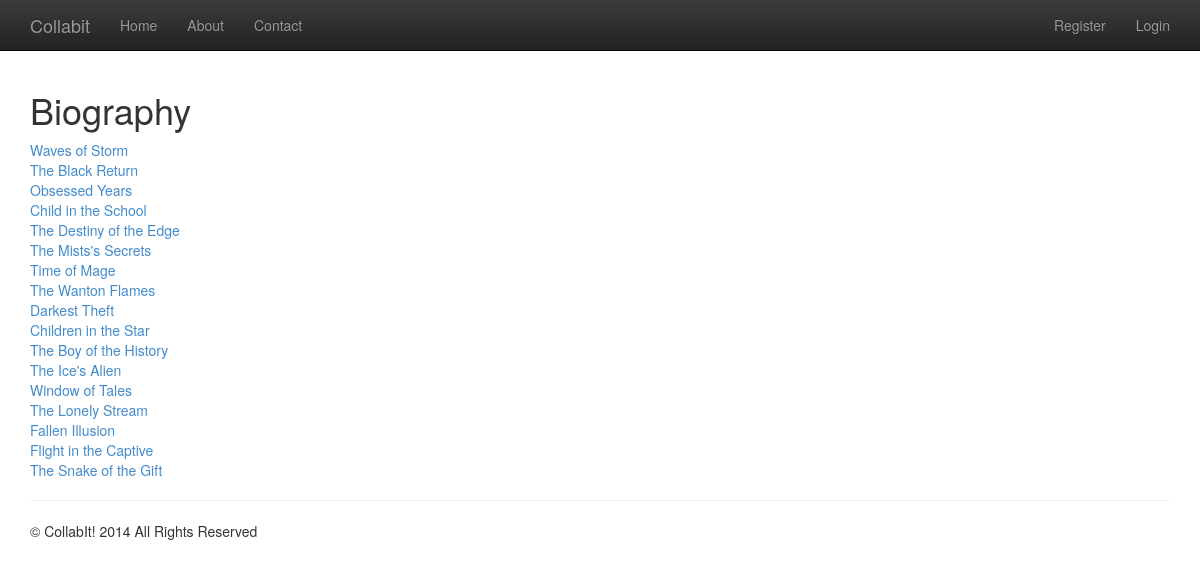
/ogidni/Biography/, run on the app's committed database.
### ogidni/models.py (models this page shows, shortened)
class Genre(models.Model):
    name = models.CharField(max_length=32, unique=True)
    url = models.TextField()

class Story(models.Model):
    name = models.CharField(max_length=64, unique=False)
    text = models.TextField()
    genre = models.ForeignKey(Genre, on_delete=models.DO_NOTHING)
    author = models.ForeignKey(User,  on_delete=models.DO_NOTHING)
    upvotes = models.IntegerField(default=0)
    downvotes = models.IntegerField(default=0)
    postdate = models.DateTimeField()
    url = models.TextField()

### ogidni/views.py (the view)
# urls.py: url(r'^(?P<genre_name_url>\w+)/$', views.genre, name='genre'),
def genre(request, genre_name_url):
    context = RequestContext(request)
    context_dict = {}
    try:
        genre = Genre.objects.get(url__iexact=genre_name_url)
        pages = Story.objects.filter(genre=genre.id)
        context_dict = {'genre': genre}
        context_dict['pages'] = pages
    except (Genre.DoesNotExist, Story.DoesNotExist):
        raise Http404
    return render_to_response('ogidni/genre.html', context_dict, context)

### templates/ogidni/genre.html (shortened to what this page needs)
{% extends 'ogidni/base.html' %}
{% block body_block %}
	<h1>{{ genre.name }}</h1>
		{% if pages %}
			{% for page in pages %}
				<a href="{{ page.url }}">{{ page.name }}</a><br />
			{% endfor %}
		{% endif %}
{% endblock %}

### static/css/display.css (style rules this page uses)
body { padding-top: 70px; padding-bottom: 30px; }

### data on the page
Genre: name "Biography"
Story: name "Waves of Storm"
Story: name "The Black Return"
Story: name "Obsessed Years"
Story: name "Child in the School"
Story: name "The Destiny of the Edge"
Story: name "The Mists's Secrets"
Story: name "Time of Mage"
Story: name "The Wanton Flames"
Story: name "Darkest Theft"
Story: name "Children in the Star"
Story: name "The Boy of the History"
Story: name "The Ice's Alien"
Story: name "Window of Tales"
Story: name "The Lonely Stream"
Story: name "Fallen Illusion"
Story: name "Flight in the Captive"
Story: name "The Snake of the Gift"
